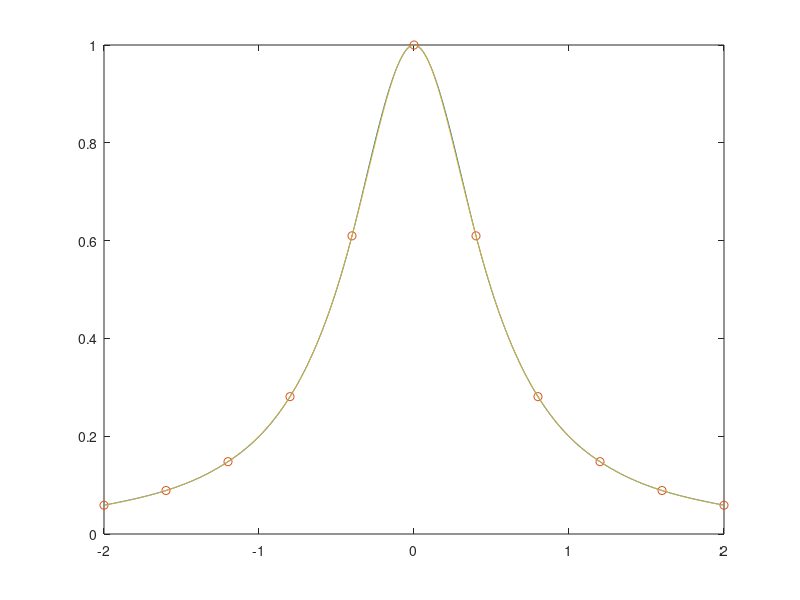

Write MATLAB code to recreate this figure.
% Interpolacion con splines cubicos tipo Not-a-Knot
% el vector x contiene las abscisas, el vector y contiene las ordenadas
x=linspace(-2,2,11);
y=sin(x);
t=linspace(min(x),max(x),1000);
% Las condiciones del Not-a-Knot son que la funciones sean de clase C3.
% Se utilizara una funcion built-in.
s=spline(x,y,t);
plot(t,s,x,y,'o');
% Para ver que tan bueno es el polinomio interpolante, vamos a pintar la
% funcion seno encima de la misma grafica.
plot(t,s,x,y,'o',t,sin(t));

% Otro ejemplo
x=linspace(-2,2,11);
y=1./(1+4*x.*x);
t=linspace(min(x),max(x),1000);
% Las condiciones del Not-a-Knot son que la funciones sean de clase C3.
% Se utilizara una funcion built-in.
s=spline(x,y,t);
plot(t,s,x,y,'o');
% Para ver que tan bueno es el polinomio interpolante, vamos a pintar la
% funcion seno encima de la misma grafica.
plot(t,s,x,y,'o',t,1./(1+4*t.*t));
